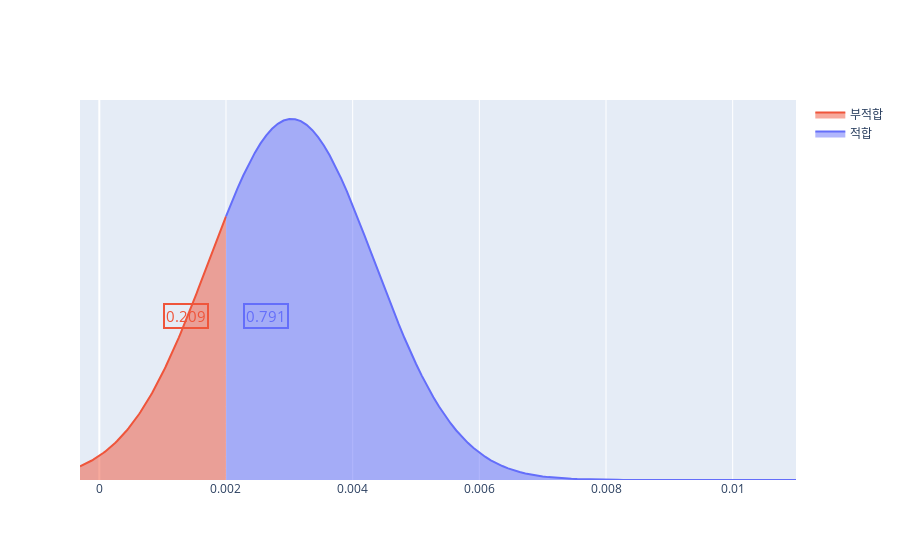

Source (notebook cell):
### Markdown cell above
#### 부산시 오존 적합도

### Code cell
so2_pro,so2_pro_negative = cal_norm(df_air_pollution['so2Value'].mean(),df_air_pollution['so2Value'].std(),
df_air_pollution['so2Value'].min(),df_air_pollution['so2Value'].max(),so2_standard,False)
so2_pro
